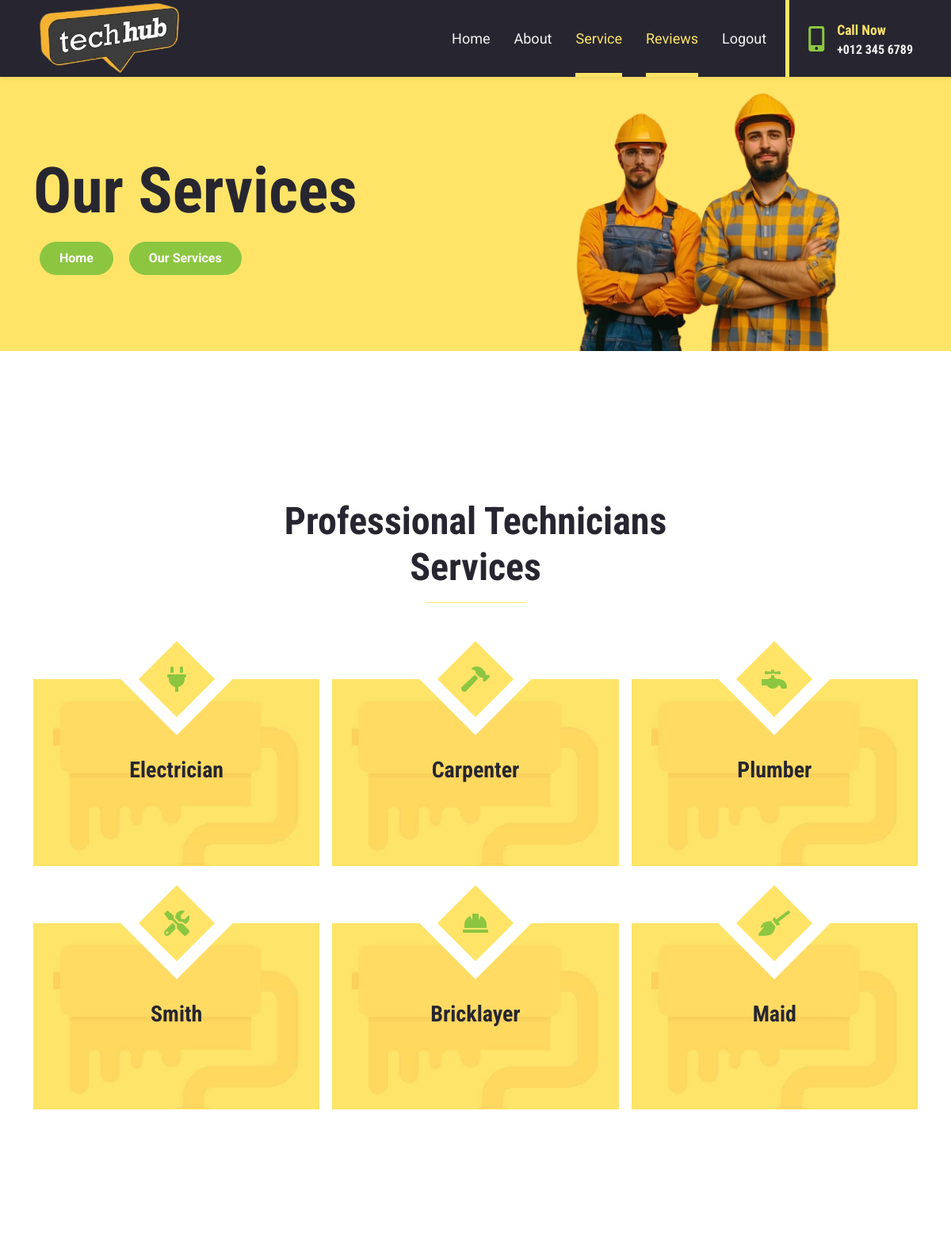
Before: /services (upper part) with the older database file.
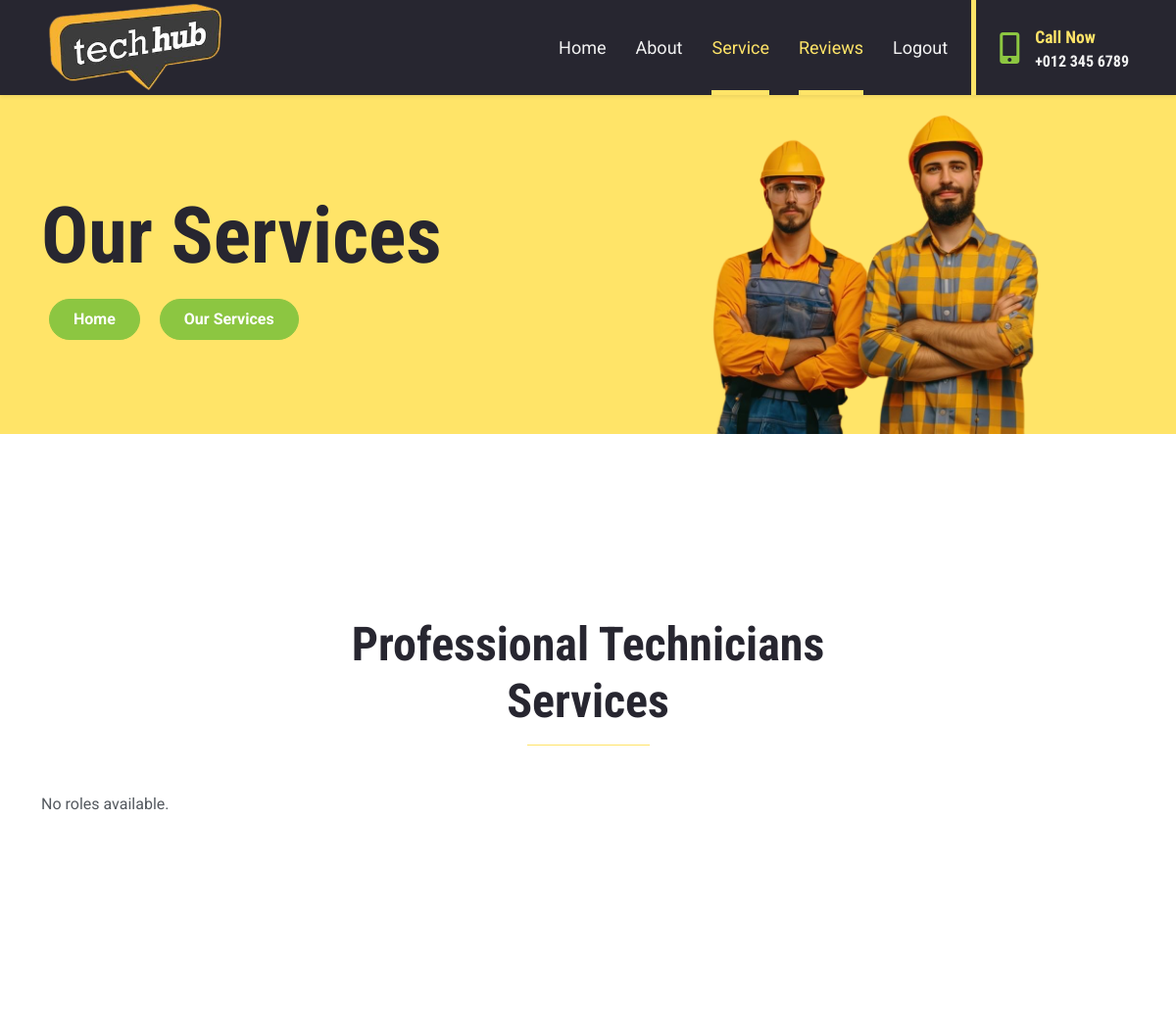
After: the same page with the newer database file.
### Technicians_app/models.py (models this page shows, shortened)
class Role(models.Model):
    name = models.CharField(max_length=60)
    created_at = models.DateField(auto_now_add=True)
    updated_at = models.DateField(auto_now=True)

### Technicians_app/views.py (the view)
# urls.py: path('services', views.services,name='services' ),
def services(request):
    roles = Role.objects.all()
    context = {
        'roles': roles,
        'current_year': datetime.now().year,
    }
    return render(request, 'services.html',context)

### Technicians_app/templates/services.html (shortened to what the changed rows need)
<!DOCTYPE html>
<html lang="en">
<head>
    {% load static%}
    <link href="https://cdnjs.cloudflare.com/ajax/libs/font-awesome/5.15.0/css/all.min.css" rel="stylesheet">
    <link href="https://cdn.jsdelivr.net/npm/bootstrap-icons@1.4.1/font/bootstrap-icons.css" rel="stylesheet">
    <link href="lib/owlcarousel/assets/owl.carousel.min.css" rel="stylesheet">
    <link href="{% static 'css/bootstrap.min.css'%}" rel="stylesheet">
    <link href="{% static 'css/services.css'%}" rel="stylesheet">
</head>
<body>
    <div class="container-fluid bg-primary py-5 bg-hero" style="margin-bottom: 90px;">
        <div class="container py-5">
            <div class="row justify-content-start">
                <div class="col-lg-8 text-center text-lg-start">
                    <h1 class="display-1 text-dark">Our Services</h1>
                </div>
            </div>
        </div>
    </div>
    <div class="container-fluid py-5">
        <div class="container py-5">
            <div class="text-center mx-auto mb-5" style="max-width: 500px;">
                <h1 class="display-5">Professional Technicians Services</h1>
            </div>
            <div class="row gy-4 gx-3">
                {% for role in roles %}
                <div class="col-lg-4 col-md-6 pt-5">
                    <div class="service-item d-flex flex-column align-items-center justify-content-center text-center p-5 pt-0">
                        <div class="service-icon p-3">
                            <div>
                                {% if role.name == "Electrician" %}
                                    <i class="fa fa-2x fa-plug"></i>
                                {% elif role.name == "Carpenter" %}
                                    <i class="fa fa-2x fa-hammer"></i>
                                {% elif role.name == "Plumber" %}
                                    <i class="fas fa-faucet" style="font-size:xx-large;"></i>
                                {% elif role.name == "Smith" %}
                                    <i class="fas fa-tools" style="font-size:xx-large;"></i>
                                {% elif role.name == "Bricklayer" %}
                                    <i class="fa fa-2x fa-hard-hat"></i>
                                {% elif role.name == "Maid" %}
                                    <i class="fas fa-broom" style="font-size: xx-large;"></i>
                                {% endif %}
                            </div>
                        </div>
                        <h3 class="mt-5">{{ role.name }}</h3>
                    </div>
                </div>
                {% empty %}
                <p>No roles available.</p>
                {% endfor %}
            </div>
        </div>
    </div>
</body>
</html>

Changed rows visible on the page:
removed Role: name "Electrician"
removed Role: name "Carpenter"
removed Role: name "Plumber"
removed Role: name "Smith"
removed Role: name "Bricklayer"
removed Role: name "Maid"
Other visible differences:
text now shown: "No roles available."
